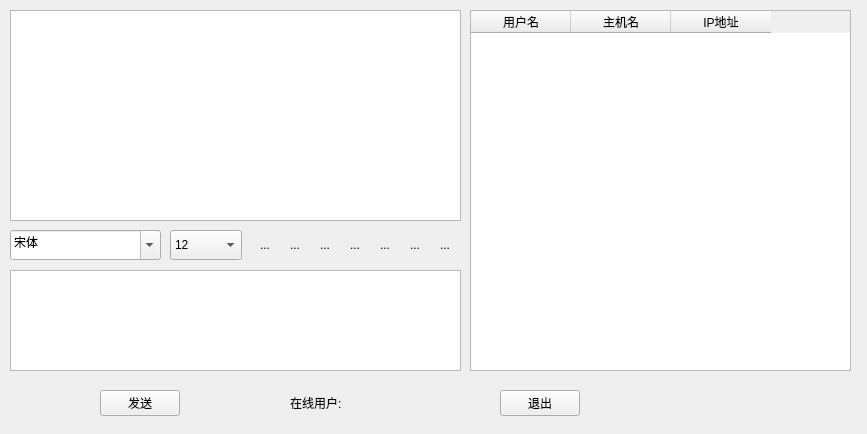
<?xml version="1.0" encoding="UTF-8"?>
<ui version="4.0">
 <class>Widget</class>
 <widget class="QWidget" name="Widget">
  <property name="geometry">
   <rect>
    <x>0</x>
    <y>0</y>
    <width>867</width>
    <height>434</height>
   </rect>
  </property>
  <property name="windowTitle">
   <string>Widget</string>
  </property>
  <widget class="QTextBrowser" name="messageBrower">
   <property name="geometry">
    <rect>
     <x>10</x>
     <y>10</y>
     <width>451</width>
     <height>211</height>
    </rect>
   </property>
  </widget>
  <widget class="QFontComboBox" name="fontComBox">
   <property name="geometry">
    <rect>
     <x>10</x>
     <y>230</y>
     <width>151</width>
     <height>30</height>
    </rect>
   </property>
   <property name="currentText">
    <string>宋体</string>
   </property>
  </widget>
  <widget class="QComboBox" name="sizeComboBox">
   <property name="geometry">
    <rect>
     <x>170</x>
     <y>230</y>
     <width>72</width>
     <height>30</height>
    </rect>
   </property>
   <property name="currentIndex">
    <number>3</number>
   </property>
   <item>
    <property name="text">
     <string>9</string>
    </property>
   </item>
   <item>
    <property name="text">
     <string>10</string>
    </property>
   </item>
   <item>
    <property name="text">
     <string>11</string>
    </property>
   </item>
   <item>
    <property name="text">
     <string>12</string>
    </property>
   </item>
   <item>
    <property name="text">
     <string>13</string>
    </property>
   </item>
   <item>
    <property name="text">
     <string>14</string>
    </property>
   </item>
   <item>
    <property name="text">
     <string>15</string>
    </property>
   </item>
   <item>
    <property name="text">
     <string>16</string>
    </property>
   </item>
   <item>
    <property name="text">
     <string>17</string>
    </property>
   </item>
  </widget>
  <widget class="QToolButton" name="boldToolBtn">
   <property name="geometry">
    <rect>
     <x>250</x>
     <y>230</y>
     <width>30</width>
     <height>30</height>
    </rect>
   </property>
   <property name="toolTip">
    <string>加粗</string>
   </property>
   <property name="text">
    <string>...</string>
   </property>
   <property name="icon">
    <iconset resource="images.qrc">
     <normaloff>:/bold.png</normaloff>:/bold.png</iconset>
   </property>
   <property name="iconSize">
    <size>
     <width>20</width>
     <height>20</height>
    </size>
   </property>
   <property name="checkable">
    <bool>true</bool>
   </property>
   <property name="autoRaise">
    <bool>true</bool>
   </property>
  </widget>
  <widget class="QToolButton" name="italicToolBtn">
   <property name="geometry">
    <rect>
     <x>280</x>
     <y>230</y>
     <width>30</width>
     <height>30</height>
    </rect>
   </property>
   <property name="toolTip">
    <string>倾斜</string>
   </property>
   <property name="text">
    <string>...</string>
   </property>
   <property name="icon">
    <iconset resource="images.qrc">
     <normaloff>:/italic.png</normaloff>:/italic.png</iconset>
   </property>
   <property name="iconSize">
    <size>
     <width>20</width>
     <height>20</height>
    </size>
   </property>
   <property name="checkable">
    <bool>true</bool>
   </property>
   <property name="autoRaise">
    <bool>true</bool>
   </property>
  </widget>
  <widget class="QToolButton" name="underlineToolBtn">
   <property name="geometry">
    <rect>
     <x>310</x>
     <y>230</y>
     <width>30</width>
     <height>30</height>
    </rect>
   </property>
   <property name="toolTip">
    <string>下划线</string>
   </property>
   <property name="text">
    <string>...</string>
   </property>
   <property name="icon">
    <iconset resource="images.qrc">
     <normaloff>:/under.png</normaloff>:/under.png</iconset>
   </property>
   <property name="iconSize">
    <size>
     <width>20</width>
     <height>20</height>
    </size>
   </property>
   <property name="checkable">
    <bool>true</bool>
   </property>
   <property name="autoRaise">
    <bool>true</bool>
   </property>
  </widget>
  <widget class="QToolButton" name="colorToolBtn">
   <property name="geometry">
    <rect>
     <x>340</x>
     <y>230</y>
     <width>30</width>
     <height>30</height>
    </rect>
   </property>
   <property name="toolTip">
    <string>更改颜色字体</string>
   </property>
   <property name="text">
    <string>...</string>
   </property>
   <property name="icon">
    <iconset resource="images.qrc">
     <normaloff>:/color.png</normaloff>:/color.png</iconset>
   </property>
   <property name="iconSize">
    <size>
     <width>20</width>
     <height>20</height>
    </size>
   </property>
   <property name="autoRaise">
    <bool>true</bool>
   </property>
  </widget>
  <widget class="QToolButton" name="sendToolBtn">
   <property name="geometry">
    <rect>
     <x>370</x>
     <y>230</y>
     <width>30</width>
     <height>30</height>
    </rect>
   </property>
   <property name="toolTip">
    <string>传输文件</string>
   </property>
   <property name="text">
    <string>...</string>
   </property>
   <property name="icon">
    <iconset resource="images.qrc">
     <normaloff>:/send.png</normaloff>:/send.png</iconset>
   </property>
   <property name="iconSize">
    <size>
     <width>20</width>
     <height>20</height>
    </size>
   </property>
   <property name="autoRaise">
    <bool>true</bool>
   </property>
  </widget>
  <widget class="QToolButton" name="saveToolBtn">
   <property name="geometry">
    <rect>
     <x>400</x>
     <y>230</y>
     <width>30</width>
     <height>30</height>
    </rect>
   </property>
   <property name="toolTip">
    <string>保存聊天记录</string>
   </property>
   <property name="text">
    <string>...</string>
   </property>
   <property name="icon">
    <iconset resource="images.qrc">
     <normaloff>:/save.png</normaloff>:/save.png</iconset>
   </property>
   <property name="iconSize">
    <size>
     <width>20</width>
     <height>20</height>
    </size>
   </property>
   <property name="autoRaise">
    <bool>true</bool>
   </property>
  </widget>
  <widget class="QToolButton" name="clearToolBtn">
   <property name="geometry">
    <rect>
     <x>430</x>
     <y>230</y>
     <width>30</width>
     <height>30</height>
    </rect>
   </property>
   <property name="toolTip">
    <string>清空聊天记录</string>
   </property>
   <property name="text">
    <string>...</string>
   </property>
   <property name="icon">
    <iconset resource="images.qrc">
     <normaloff>:/clear.png</normaloff>:/clear.png</iconset>
   </property>
   <property name="iconSize">
    <size>
     <width>20</width>
     <height>20</height>
    </size>
   </property>
   <property name="autoRaise">
    <bool>true</bool>
   </property>
  </widget>
  <widget class="QTextEdit" name="messageTextEdit">
   <property name="geometry">
    <rect>
     <x>10</x>
     <y>270</y>
     <width>451</width>
     <height>101</height>
    </rect>
   </property>
  </widget>
  <widget class="QTableWidget" name="userTableWidget">
   <property name="geometry">
    <rect>
     <x>470</x>
     <y>10</y>
     <width>381</width>
     <height>361</height>
    </rect>
   </property>
   <property name="selectionMode">
    <enum>QAbstractItemView::SingleSelection</enum>
   </property>
   <property name="selectionBehavior">
    <enum>QAbstractItemView::SelectRows</enum>
   </property>
   <property name="showGrid">
    <bool>false</bool>
   </property>
   <column>
    <property name="text">
     <string>用户名</string>
    </property>
   </column>
   <column>
    <property name="text">
     <string>主机名</string>
    </property>
   </column>
   <column>
    <property name="text">
     <string>IP地址</string>
    </property>
   </column>
  </widget>
  <widget class="QPushButton" name="sendPushButton">
   <property name="geometry">
    <rect>
     <x>100</x>
     <y>390</y>
     <width>80</width>
     <height>26</height>
    </rect>
   </property>
   <property name="text">
    <string>发送</string>
   </property>
  </widget>
  <widget class="QPushButton" name="exitPushButton">
   <property name="geometry">
    <rect>
     <x>500</x>
     <y>390</y>
     <width>80</width>
     <height>26</height>
    </rect>
   </property>
   <property name="text">
    <string>退出</string>
   </property>
  </widget>
  <widget class="QLabel" name="userNumLabel">
   <property name="geometry">
    <rect>
     <x>290</x>
     <y>390</y>
     <width>101</width>
     <height>26</height>
    </rect>
   </property>
   <property name="text">
    <string>在线用户:</string>
   </property>
  </widget>
 </widget>
 <layoutdefault spacing="6" margin="11"/>
 <resources>
  <include location="images.qrc"/>
 </resources>
 <connections/>
</ui>
